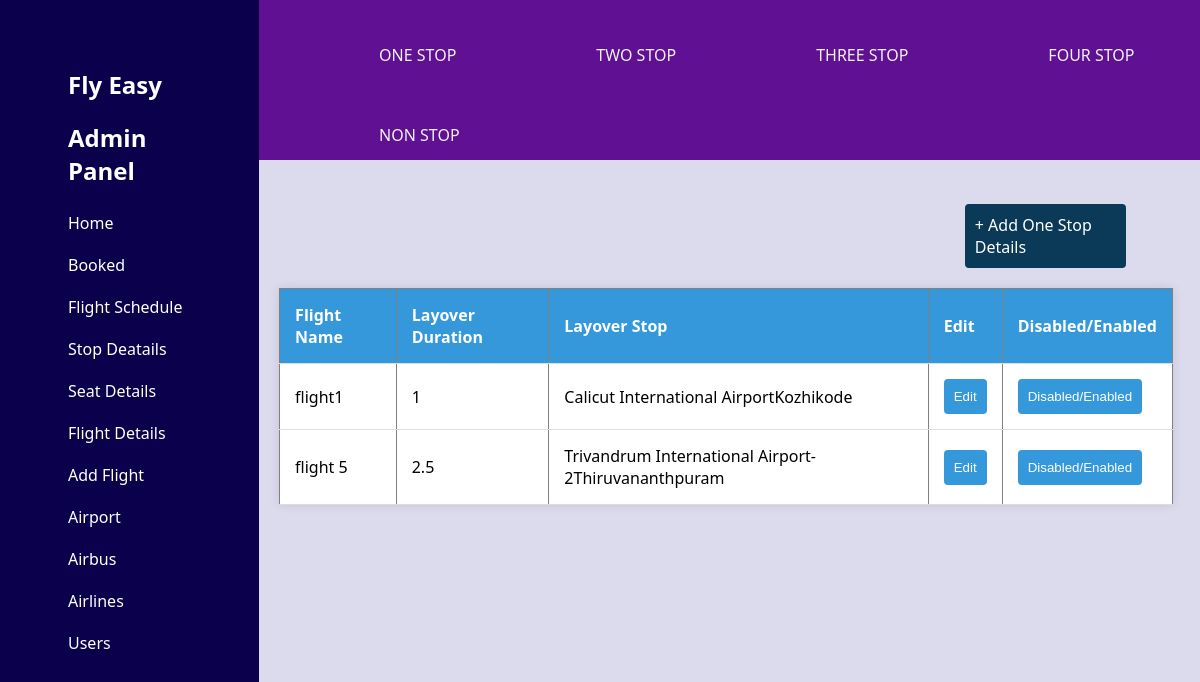
/admin/onestop_view.php, run on the app's committed database.
### tables this page shows
CREATE TABLE `onestop` (
  `one_stop_id` int(11) NOT NULL,
  `airport_id` int(11) DEFAULT NULL,
  `flight_id` int(11) DEFAULT NULL,
  `airline_id` int(11) DEFAULT NULL,
  `layover_duration` text DEFAULT NULL,
  `layover_stop` text DEFAULT NULL
);

CREATE TABLE `flight` (
  `flight_id` int(11) NOT NULL,
  `flight_name` varchar(255) DEFAULT NULL,
  `f_airline_name` varchar(255) DEFAULT NULL,
  `f_airbus_name` varchar(255) DEFAULT NULL,
  `f_departure` varchar(255) DEFAULT NULL,
  `f_arrival` varchar(255) DEFAULT NULL,
  `airline_id` int(11) DEFAULT NULL,
  `airport_id` int(11) DEFAULT NULL,
  `airbus_id` int(11) DEFAULT NULL,
  `stop` varchar(255) DEFAULT NULL,
  `flight_service` varchar(255) DEFAULT NULL,
  `price` decimal(10,2) DEFAULT NULL,
  `status` int(11) NOT NULL
);

CREATE TABLE `airport` (
  `airport_id` int(11) NOT NULL,
  `airport_name` varchar(255) NOT NULL,
  `airport_location` varchar(255) NOT NULL,
  `terminal` varchar(255) DEFAULT NULL,
  `active` tinyint(1) DEFAULT 1,
  `status` tinyint(1) NOT NULL DEFAULT 1
);

### admin/onestop_view.php (the view, shortened to what this page needs)
<?php
include("stop.php");
?>
<html lang="en">
<head>
</head>
<body>
    <br><br>
<a href="onestop_flight.php" class="add" >  + Add One Stop Details</a>
<table border='1'>
    <tr>
        <th>Flight Name</th>
        <th>Layover Duration</th>
        <th>Layover Stop</th>
        <th>Edit</th>
        <th>Disabled/Enabled</th>
    </tr>
    <?php
    $details_query = "SELECT airport.airport_location,airport.airport_name, flight.flight_name, onestop.layover_duration, airport.airport_location AS layover_stop FROM onestop
    INNER JOIN airport ON onestop.layover_stop = airport.airport_id
    INNER JOIN flight ON onestop.flight_id = flight.flight_id";
    $details_result = mysqli_query($con, $details_query);
    while ($row = mysqli_fetch_array($details_result)) {
        echo "<tr>";
        echo "<td>" . $row['flight_name'] . "</td>";
        echo "<td>" . $row['layover_duration'] . "</td>";
        echo "<td>" . $row['airport_name'].$row['layover_stop'] . "</td>";
        echo "<td><button>Edit</button></td>";
        echo "<td><button>Disabled/Enabled</button></td>";
        echo "</tr>";
    }
    ?>
</table>
</body>
</html>

### admin/includes/base.php (style rules this page uses)
body, h1, ul, li, a { margin: 0; padding: 0; list-style: none; text-decoration: none; }
body { font-family: Arial, sans-serif; margin: 0; padding: 0; }

### admin/onestop_view.php (style rules this page uses)
body { font-family: 'Segoe UI', Tahoma, Geneva, Verdana, sans-serif; background-color: #f2f2f2; margin: 0; padding: 0; display: flex; justify-content: center; align-items: center; height: 100vh; }
table { width: 95%; border-collapse: collapse; margin: 20px; background-color: #fff; box-shadow: 0 0 10px rgba(0, 0, 0, 0.1); }
th, td { padding: 15px; text-align: left; border-bottom: 1px solid #ddd; }
th { background-color: #3498db; color: #fff; }
button { background-color: #3498db; color: #fff; padding: 10px; border: none; border-radius: 4px; cursor: pointer; }
.add { background-color: #0b3958; width: 15%; color: #fff; padding: 10px; border: none; border-radius: 4px; cursor: pointer; margin-left: 75%; }

### data on the page
onestop: flight.flight_name "flight1", layover_duration "1", airport.airport_name "Calicut International Airport", airport.airport_location "Kozhikode"
onestop: flight.flight_name "flight 5", layover_duration "2.5", airport.airport_name "Trivandrum International Airport-2", airport.airport_location "Thiruvananthpuram"
